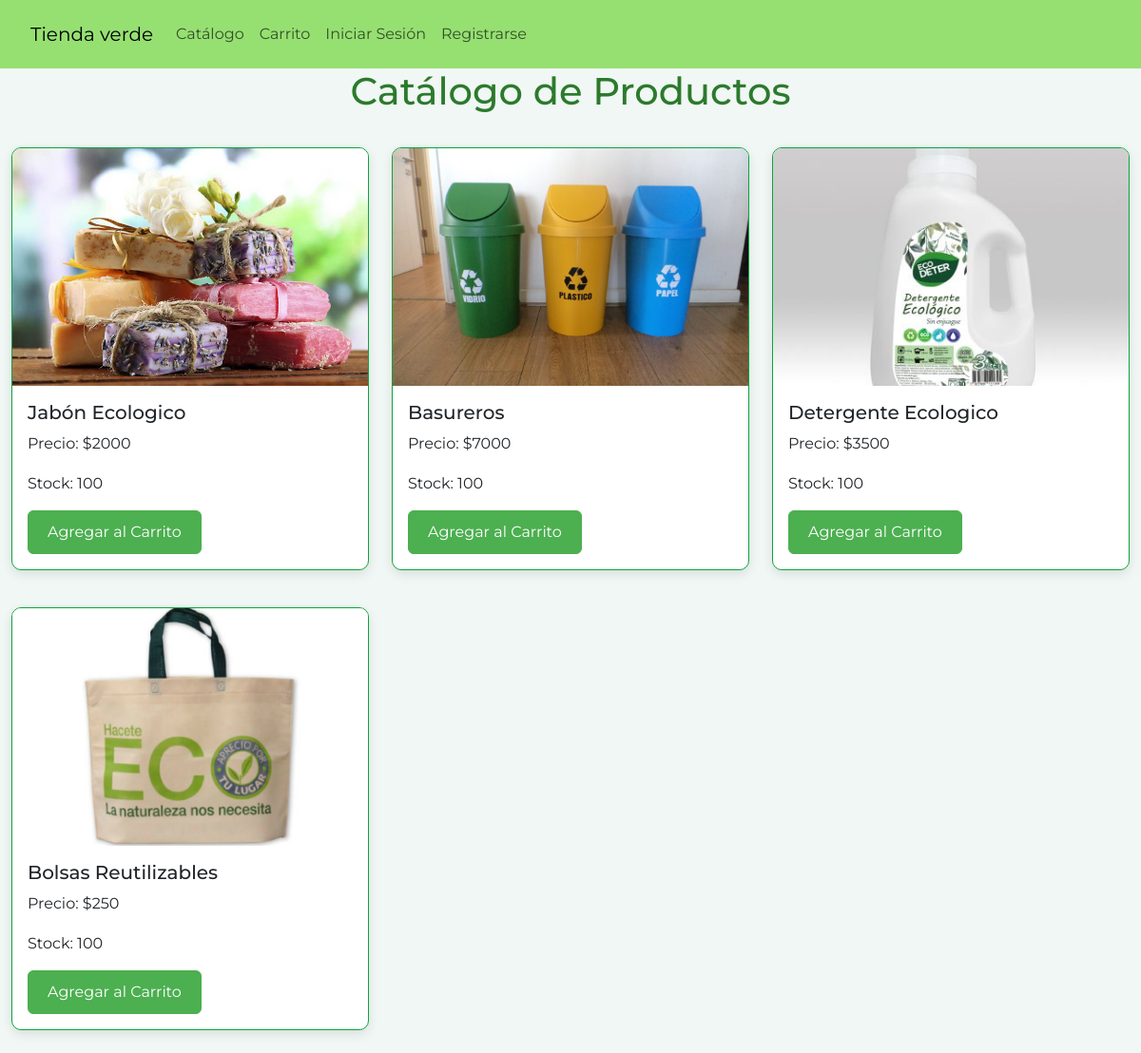
The page /catalogo/ on the database as committed earlier.
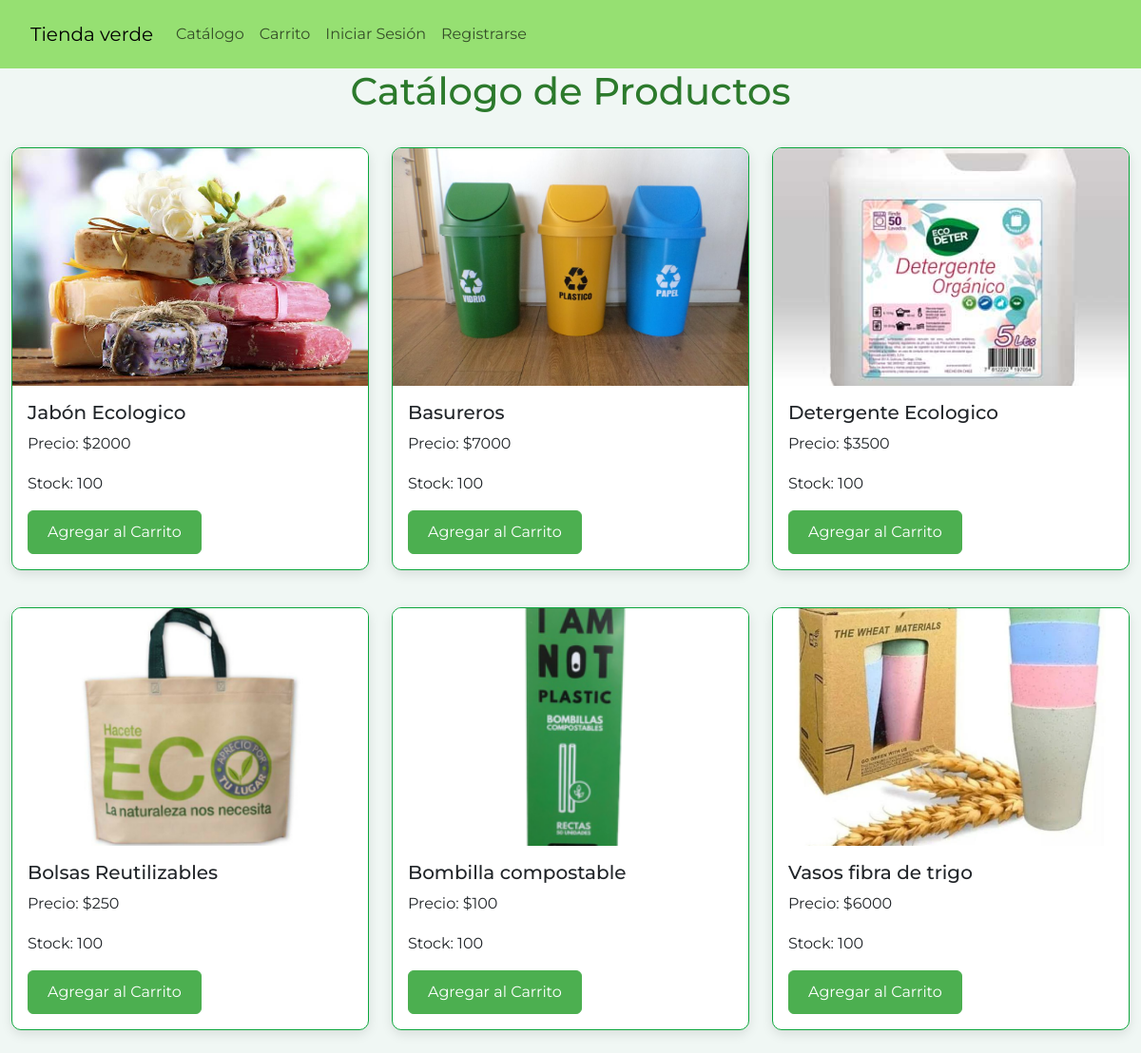
The same page on the database as committed later.
### core/models.py (models this page shows, shortened)
class Producto(models.Model):
    nombre = models.CharField(max_length=20)
    valor = models.IntegerField()
    stock = models.PositiveIntegerField()
    imagen= models.ImageField(upload_to='imagenes/',null=True)

### core/views.py (the view)
# urls.py: path('catalogo/',views.catalogo,name='Catalogo_productos'),
def catalogo(request):
    productos = Producto.objects.all()
    titulo = 'Catálogo de Productos | Tienda Verde'
    data = {
        'titulo': titulo,
        'productos': productos
    }
    return render(request, 'core/catalogo.html', data)

### core/templates/core/catalogo.html
{% extends 'core/base.html' %}
{% block content %}
<h1>Catálogo de Productos</h1>
<div class="row">
    {% for producto in productos %}
    <div class="col-md-4">
        <div class="card mb-4">
            <img src="{{ producto.imagen.url }}" class="card-img-top" alt="{{ producto.nombre }}">
            <div class="card-body">
                <h5 class="card-title">{{ producto.nombre }}</h5>
                <p class="card-text">Precio: ${{ producto.valor }}</p>
                <p class="card-text">Stock: {{ producto.stock }}</p>
                <a href="{% url 'Agregar_a_carrito' producto.id %}" class="btn btn-primary">Agregar al Carrito</a>
            </div>
        </div>
    </div>
    {% empty %}
    <p>No hay productos disponibles.</p>
    {% endfor %}
</div>
{% endblock %}

### core/templates/core/base.html (shortened to what this page needs)
{% load static%}
<!DOCTYPE html>
<html lang="en">
<head>
    <link rel="stylesheet" href="{% static 'core/css/bootstrap.css' %}" />
    <link rel="stylesheet" href="{% static 'core/css/estilos.css' %}" />
</head>
<body>
  <header>
      <nav class="navbar navbar-expand-lg">
          <div class="container-fluid">
              <a class="navbar-brand" href="{% url 'Pagina_inicio' %}">Tienda verde</a>
              <div class="collapse navbar-collapse" id="navbarSupportedContent">
                  <ul class="navbar-nav me-auto mb-2 mb-lg-0">
                      <li class="nav-item"><a class="nav-link" href="{% url 'Catalogo_productos' %}">Catálogo</a></li>
                      <li class="nav-item"><a class="nav-link" href="{% url 'Carrito_productos' %}">Carrito</a></li>
                      {% if request.user.is_authenticated %}
                      <li class="nav-item">
                          <form method="post" action="{% url 'logout' %}">
                              {% csrf_token %}
                              <button type="submit" class="btn btn-link nav-link">Cerrar Sesión</button>
                          </form>
                      </li>
                      {% else %}
                      <li class="nav-item"><a class="nav-link" href="{% url 'Pagina_login' %}">Iniciar Sesión</a></li>
                      {% endif %}
                      <li class="nav-item"><a class="nav-link" href="{% url 'Pagina_registro' %}">Registrarse</a></li>
                  </ul>
              </div>
          </div>
      </nav>
  </header>
  <div class="container-fluid">
    {% block content %}
    {% endblock %}
  </div>
</body>
</html>

### core/static/core/css/estilos.css (style rules this page uses)
* { box-sizing: border-box; font-family: "Montserrat", sans-serif; }
body { background-color: #f0f7f4; color: #333; line-height: 1.6; }
.navbar { background-color: #96E072; padding: 15px 20px; }
.card { width: 100%; margin: 15px 0; border: 1px solid #0ba63c; border-radius: 10px; overflow: hidden; background-color: #ffffff; box-shadow: 0 4px 12px rgba(0, 0, 0, 0.1); }
.card-img-top { height: 250px; width: 100%; object-fit: cover; }
.btn-primary { background-color: #4caf50; border-color: #4caf50; padding: 10px 20px; font-size: 1rem; }
h1 { margin-bottom: 20px; color: #2c7a2c; text-align: center; }

Rows that differ between the two databases and show on the page:
changed Producto "Detergente Ecologico": imagen: a different picture
added Producto: imagen (picture), nombre "Bombilla compostable", valor "100", stock "100"
added Producto: imagen (picture), nombre "Vasos fibra de trigo", valor "6000", stock "100"
